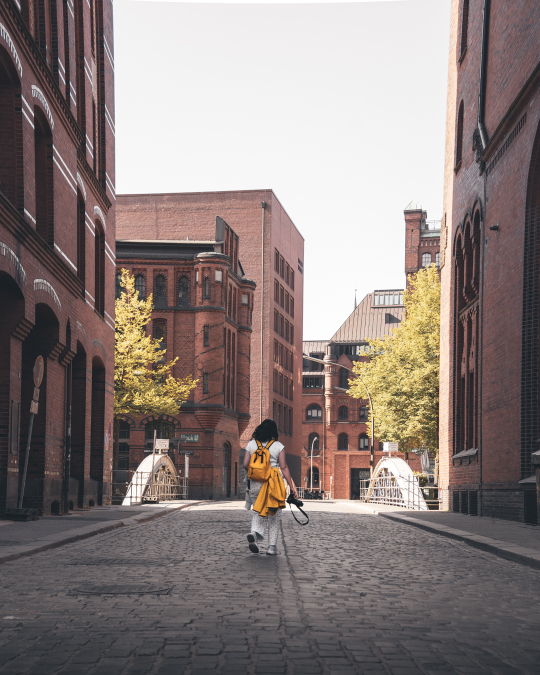
#> input picture sample image.jpg, 1080 x 1350 px (shown at 1/2 size)
$ python index.py
#> lines starting #> are read from the running program, lines starting #| are printed output that depends on the picture
#> (reads resources/config.json from the repository)
#> in main, img is the input picture: PIL image 1080x1350 RGB; mean R, G, B 137.2, 125.7, 123
from PIL import Image
from PIL import ImageFont
from PIL import ImageDraw
from PIL import ImageFilter
from PIL import ImageEnhance
from PIL.ExifTags import TAGS
import math
import glob
import os
import json

### Code ###

# Methods
def loadDefaultSettings():
    """
    Loads Default Values
    """

    # Background Image Effects
    BLUR_RADIUS = 15
    BRIGHTNESS = 0.7

    # Layout settings
    MARGIN_LEFT = 75 # distance of every left aligned item to the right left
    MARGIN_RIGHT = 1080 - MARGIN_LEFT # [Do not edit value] distance of every right aligned item to the right side
    MARGIN_TOP = 300 # move everything by y-Axis
    ITEM_SPACING = 110 # distance between every item

    # Font settings
    FONT_FAMILY = "resources/LGC.ttf"
    FONT_SIZE = 55
    FONT_RGB_VALUE = (255,255,255)

    # Lens metadata finder
    LENS_RENAME = [("TAMRON 35-150mm F/2.8-4.0 Di VC OSD A043", "Tamron 35-150mm F/2.8-4"), ("TAMRON 17-35mm F/2.8-4 Di OSD A037", "Tamron 17-35mm F/2.8-4"), ("20.7 mm", "DJI Mini 2")]
    CAMERA_RENAME = [["FC7303", "DJI Mini 2"]]
    return BLUR_RADIUS, BRIGHTNESS, MARGIN_LEFT, MARGIN_RIGHT, MARGIN_TOP, ITEM_SPACING, FONT_FAMILY, FONT_SIZE, FONT_RGB_VALUE, LENS_RENAME, CAMERA_RENAME

def checkResolution(i):
    """
    Checks if image needs to be extendet to fit 4x5 aspect ratio
    """
    print(i.size)
    if i.size[0] > i.size[1]:
        bg = Image.new('RGB', (1080, 1350), (35, 35, 35))
        bg.paste(i, (0, 1350//2 - int(i.size[1]/2)))
        return bg
    else:
        return i

def imageSetup(i, blurRadius, brightness):
    """
    Blurs and lowers the brightness of the image by <blurRadius> and <brightness>
    """

    # Blur image
    i = i.filter(ImageFilter.GaussianBlur(radius = blurRadius))

    # Reduce brightness of image
    enhancer = ImageEnhance.Brightness(i)
    i = enhancer.enhance(brightness)

    return i

def writeText(i, text, position, color, align):
    """
    Writes Text <text> on image <i>, at position <position> with color <color> and aligned to <align>
    """
    draw = ImageDraw.Draw(i)
    width = 0
    if align == "right":
        width = font.getsize(text)[0]
    draw.text((position[0] - width, position[1]), text, color, font=font, align=align)

    return i

def readMetadata(i):
    global err
    """
    Reads Metadata from exif and converts aperture and shutterspeed to the right values.
    Also adds 1/s to shutter, F/ to Aperture and mm to zoom
    Removes .0: F/7.0 --> F/7
    Rounds up value if it's not calulated correctly
    returns model, lens, shutter, aperture, iso, zoom
    """
    exif = i._getexif()
#> exif = 42 items

    try:
        model = str(exif.get(272)) # Camera Model
#> model = 'Canon EOS RP'
        lens = str(exif.get(42036)) # Lens
#> lens = 'RF24-105mm F4-7.1 IS STM'
        print(lens)
#| RF24-105mm F4-7.1 IS STM
        aperture = (int(math.sqrt(math.pow(2, exif.get(37378)))*10))/10 # Aperture
#> aperture = 4.9
        if float(int(aperture)) != aperture and str(aperture)[-1] == "9":
            aperture = int(aperture) + 1
#> aperture = 5
        zoom = str(int(exif.get(37386))) + "mm" # Focal lenght
#> zoom = '46mm'
        iso = str(exif.get(34855)) # Iso
#> iso = '200'
        shutter = math.pow(2, exif.get(37377)) # Shutter speed
#> shutter = 320
    except: # If one value could not be calculated
        err = True
        model = "error, no metadata found"
        lens = "error, no metadata found"
        aperture = "error, no metadata found"
        zoom = "error, no metadata found"
        iso = "error, no metadata found"
        shutter = "error, no metadata found"

    for r in LENS_RENAME:
        if (lens == r[0]):
            lens = r[1]
            break

    for r in CAMERA_RENAME:
        if (model == r[0]):
            model = r[1]
            break

    if(shutter <= 1):
        if round(shutter, 4) == 0.0333:
            shutter = "30"
        elif round(shutter, 4) == 0.04:
            shutter = "25"
        elif round(shutter, 4) == 0.05:
            shutter = "20"
        elif round(shutter, 4) == 0.0667:
            shutter = "15"
        elif round(shutter, 4) == 0.0769:
            shutter = "13"
        elif round(shutter, 4) == 0.1:
            shutter = "10"
        elif round(shutter, 4) == 0.125:
            shutter = "8"
        elif round(shutter, 4) == 0.1667:
            shutter = "6"
        elif round(shutter, 4) == 0.2:
            shutter = "5"
        elif round(shutter, 4) == 0.25:
            shutter = "4"
        elif round(shutter, 4) == 0.3125:
            shutter = "3.2"
        elif round(shutter, 4) == 0.4000:
            shutter = "2.5"
        elif round(shutter, 4) == 0.5:
            shutter = "2"
        elif round(shutter, 4) == 0.625:
            shutter = "1.6"
        elif round(shutter, 4) == 0.7692:
            shutter = "1.3"
        elif round(shutter, 4) == 1.0:
            shutter = "1"
    else:
        shutter = "1/" + str(int(round(shutter, 0)))
#> shutter = '1/320'

    shutter = str(shutter)+"s"
#> shutter = '1/320s'

    if float(int(aperture) == aperture):
        aperture = int(aperture)
    aperture = "F/"+str(aperture)
#> aperture = 'F/5'

    return model, lens, shutter, aperture, iso, zoom

def main(i):
    """
    Main Function takes img name as parameter, edits and saves image
    """
    # Open image
    img = Image.open(i)

    # get all needed metadata
    camera, lens, shutter, aperture, iso, zoom = readMetadata(img)
#> camera = 'Canon EOS RP'; lens = 'RF24-105mm F4-7.1 IS STM'; shutter = '1/320s'; aperture = 'F/5'; iso = '200'; zoom = '46mm'

    # Save image to correct aspect ratio if needed
    img = checkResolution(img)
#| (1080, 1350)

    # Save image to new location
    img.save("finished/" + i)

    # Blur Background and lower Exposure
    img = imageSetup(img, BLUR_RADIUS, BRIGHTNESS)
#> in imageSetup, `i = i.filter(ImageFilter.GaussianBlur(radius = blurRadius))`:
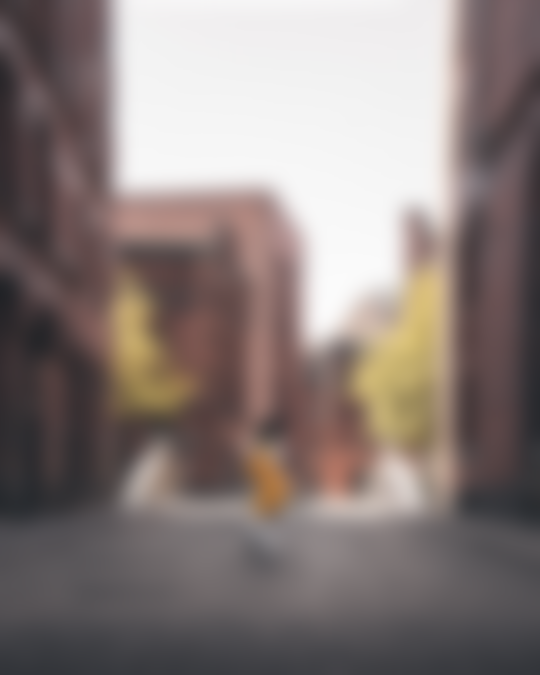
#> i: PIL image 1080x1350 RGB (shown at 1/2 size); mean R, G, B 137.2, 125.7, 123
#> in imageSetup, `i = enhancer.enhance(brightness)`:
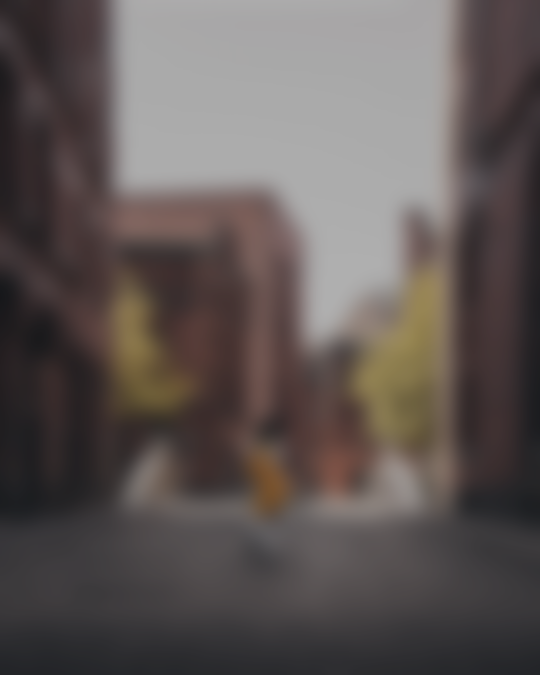
#> i: PIL image 1080x1350 RGB (shown at 1/2 size); mean R, G, B 95.6, 87.6, 85.6

    # Paste Metadata
    img = writeText(img, camera, (MARGIN_RIGHT, MARGIN_TOP + ITEM_SPACING * 0), FONT_RGB_VALUE, "right") # Camera
    img = writeText(img, lens, (MARGIN_RIGHT, MARGIN_TOP + ITEM_SPACING * 1), FONT_RGB_VALUE, "right") # Lens

    # Draw Seperator between <Camera|Lens> and Settings
    line = ImageDraw.Draw(img)
    x, y, w, h = MARGIN_LEFT, MARGIN_TOP + ITEM_SPACING * 2, MARGIN_RIGHT, 3
    corrector = 45
#> (the run stopped early here; a loop or call above may not have finished)
